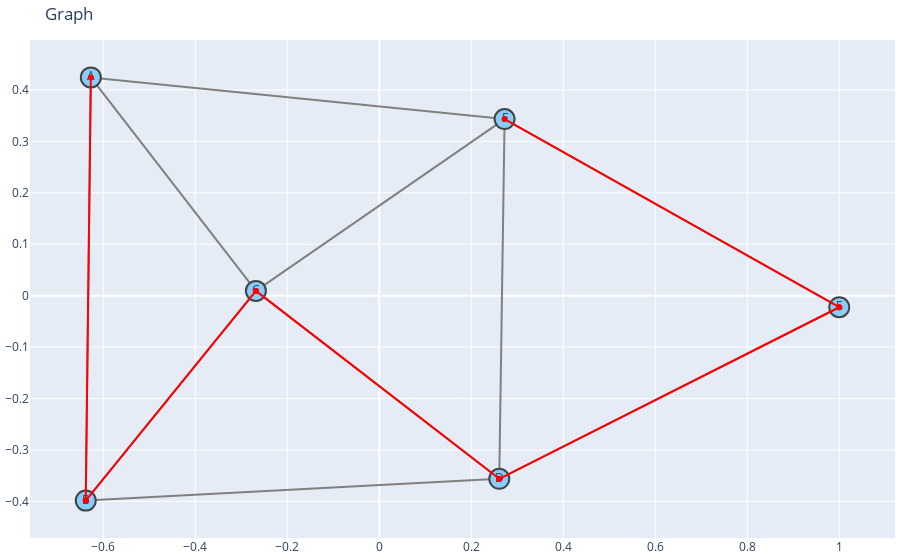

Notebook code cell kept with this figure:
### Code cell
main()

### Figure 1 — Plotly figure (JSON) as saved in the notebook; plotly's stock layout.template omitted (floating-point values rounded to 4 significant figures)
{"data": [{"line": {"color": "gray", "width": 2}, "type": "scatter", "x": [-0.6271, -0.6381, null, -0.6271, -0.2682, null, -0.6271, 0.2724, null, -0.6381, -0.2682, null, -0.6381, 0.2609, null, -0.2682, 0.2609, null, -0.2682, 0.2724, null, 0.2724, 0.2609, null, 0.2724, 1, null, 0.2609, 1, null], "y": [0.4244, -0.3985, null, 0.4244, 0.00931, null, 0.4244, 0.3434, null, -0.3985, 0.00931, null, -0.3985, -0.3561, null, 0.00931, -0.3561, null, 0.00931, 0.3434, null, 0.3434, -0.3561, null, 0.3434, -0.0225, null, -0.3561, -0.0225, null]}, {"hoverinfo": "text", "marker": {"color": "lightskyblue", "line": {"width": 2}, "size": 20}, "mode": "text+markers", "text": ["A", "B", "C", "F", "D", "E"], "type": "scatter", "x": [-0.6271, -0.6381, -0.2682, 0.2724, 0.2609, 1], "y": [0.4244, -0.3985, 0.00931, 0.3434, -0.3561, -0.0225]}, {"line": {"color": "red", "width": 2}, "type": "scatter", "x": [-0.6271, -0.6381, null, -0.6381, -0.2682, null, -0.2682, 0.2609, null, 0.2609, 1, null, 1, 0.2724, null], "y": [0.4244, -0.3985, null, -0.3985, 0.00931, null, 0.00931, -0.3561, null, -0.3561, -0.0225, null, -0.0225, 0.3434, null]}], "layout": {"hovermode": "closest", "margin": {"b": 20, "l": 5, "r": 5, "t": 40}, "showlegend": false, "title": {"text": "Graph"}}}
